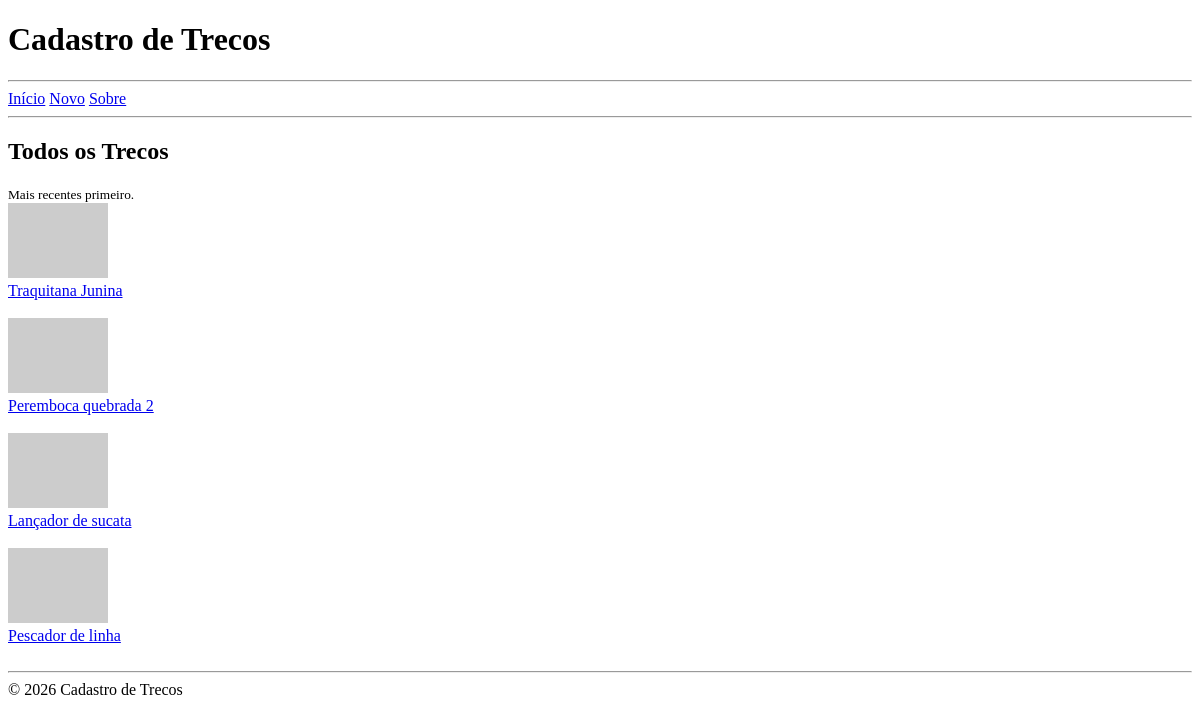
The app's page /, older data.
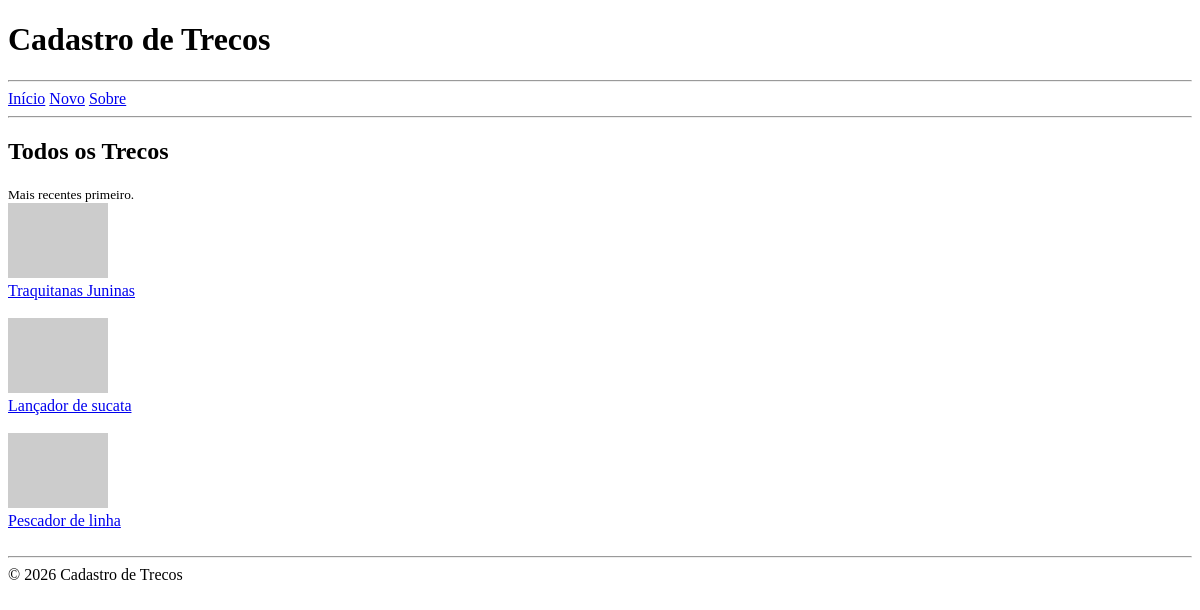
The same page, newer data.
### tables this page shows
CREATE TABLE thing (
    id INTEGER PRIMARY KEY AUTOINCREMENT,
    created_at TEXT DEFAULT CURRENT_TIMESTAMP,
    name TEXT,
	description TEXT,
    location TEXT, 
	photo TEXT,
	status TEXT CHECK (status IN ('on', 'off', 'del')) DEFAULT 'on'
);

### app.py (the view)
@app.route("/")
def index():
    with sqlite3.connect('database.db') as conn:
        conn.row_factory = sqlite3.Row
        contents = conn.execute("""
            SELECT id, name, photo
            FROM thing
                WHERE status = 'on'
                ORDER BY created_at DESC
        """).fetchall()
    total = len(contents)
    return render_template(
        'index.html',
        contents=contents,
        total=total
    )

### templates/index.html (shortened to what this page needs)
{% extends '_base.html' %}
{% block main %}
<section>
    <h2>Todos os Trecos</h2>
    <small>Mais recentes primeiro.</small>
    {% if total > 0 %}
    <div>
        {% for content in contents %}
        <div>
            <div><img src="{{ content.photo }}" alt="{{ content.name }}" width="100"></div>
            <div><a href="{{ url_for('view', thing_id=content.id) }}">{{ content.name }}</a></div>
        </div>
        {% endfor %}
    </div>
    {% else %}
    <p>
        Nenhum treco cadastrado ainda!
        <a href="{{ url_for('new_thing') }}">Cadastre um treco</a>
    </p>
    {% endif %}
</section>
{% endblock %}

Row changes from the older to the newer data that the page shows:
no longer on this page (row edited): thing: name "Peremboca quebrada 2"
changed thing: name "Traquitana Junina" → "Traquitanas Juninas"
